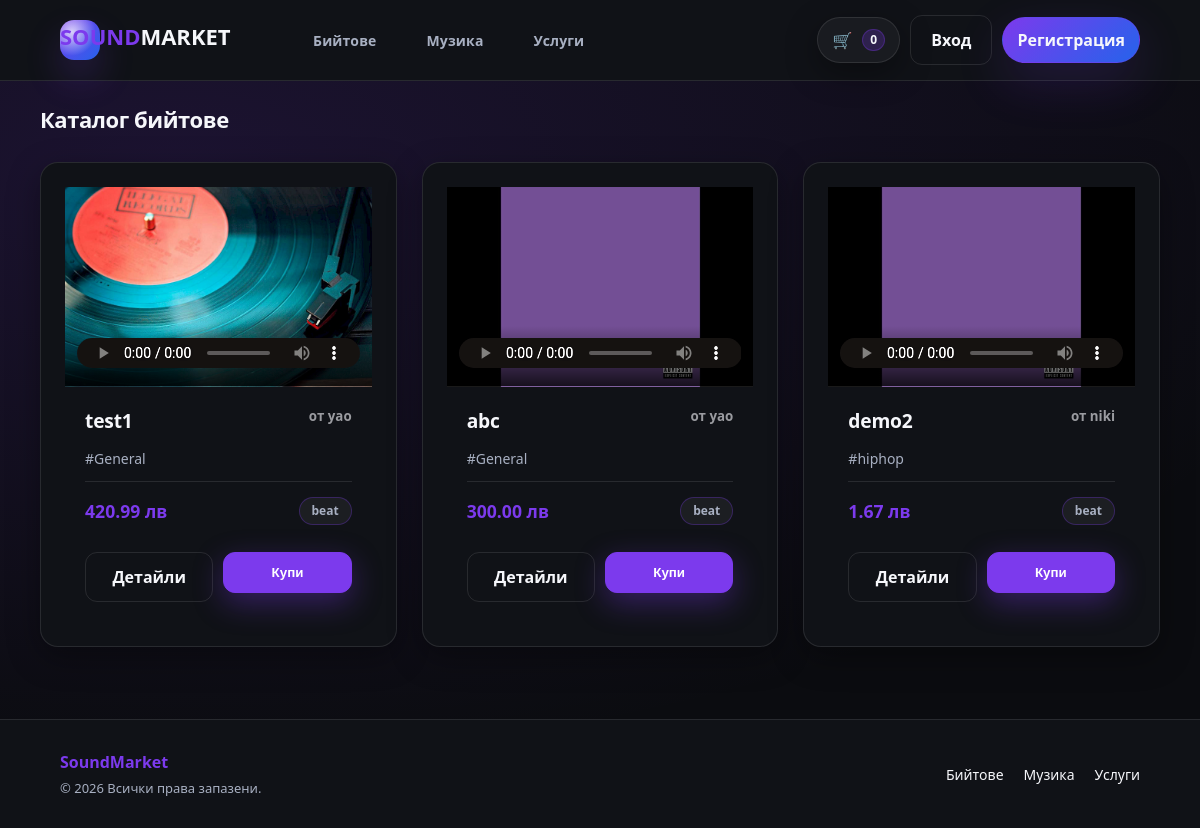
The page /soundmarket/beats.php on the database its author committed.
### tables this page shows
CREATE TABLE `products` (
  `id` int(11) NOT NULL,
  `owner_id` int(11) NOT NULL,
  `type` enum('beat','music','service','digital') NOT NULL,
  `title` varchar(140) NOT NULL,
  `description` text DEFAULT NULL,
  `price_bgn` int(11) NOT NULL,
  `genre` varchar(60) DEFAULT NULL,
  `bpm` int(11) DEFAULT NULL,
  `file_path` varchar(255) DEFAULT NULL,
  `cover_path` varchar(255) DEFAULT NULL,
  `created_at` timestamp NOT NULL DEFAULT current_timestamp()
);

CREATE TABLE `users` (
  `id` int(11) NOT NULL,
  `username` varchar(50) NOT NULL,
  `email` varchar(120) NOT NULL,
  `password_hash` varchar(255) NOT NULL,
  `created_at` timestamp NOT NULL DEFAULT current_timestamp()
);

### soundmarket/inc/auth.php (called while the page is built, shortened)
<?php
require_once __DIR__ . '/db.php';
function is_logged_in(): bool {
  return isset($_SESSION['user_id']);
}

### soundmarket/inc/db.php (called while the page is built, shortened)
<?php
function db(): PDO {
  $dsn = 'mysql:host=' . DB_HOST . ';dbname=' . DB_NAME . ';charset=utf8mb4';
  $pdo = new PDO($dsn, DB_USER, DB_PASS, [
    PDO::ATTR_ERRMODE => PDO::ERRMODE_EXCEPTION,
    PDO::ATTR_DEFAULT_FETCH_MODE => PDO::FETCH_ASSOC,
  ]);
  return $pdo;
}

### soundmarket/inc/functions.php (called while the page is built, shortened)
<?php
function h(string $s): string {
  return htmlspecialchars($s, ENT_QUOTES, 'UTF-8');
}
function format_bgn(int $st): string {
  return number_format($st / 100, 2, '.', '') . ' лв';
}

### soundmarket/beats.php (the view, shortened to what this page needs)
<?php
require_once __DIR__ . '/inc/db.php';
require_once __DIR__ . '/inc/auth.php';
require_once __DIR__ . '/inc/functions.php';
$type = 'beat';
$stmt = db()->prepare("
  SELECT p.*, u.username AS owner_username
  FROM products p
  JOIN users u ON u.id=p.owner_id
  WHERE p.type=?
  ORDER BY p.created_at DESC
");
$stmt->execute([$type]);
$items = $stmt->fetchAll();
require __DIR__ . '/inc/header.php';
?>
<div class="container" style="padding: 22px 0;">
  <div class="page-head">
    <h2>Каталог бийтове</h2>
  </div>
  <section class="grid">
    <?php foreach ($items as $p): ?>
      <article class="card">
    <?php
    $userCover = !empty($p['cover_path']) ? APP_BASE . '/' . h($p['cover_path']) : null;
    $defaultCover = APP_BASE . '/uploads/blog-vinyl-lp.800x0.jpg';
    $finalCover = $userCover ?: $defaultCover;
    ?>
    <div class="card-img-container" style="background-image: url('<?= $finalCover ?>');">
        <div class="card-media-overlay">
            <?php if (!empty($p['file_path'])): ?>
                <audio controls controlsList="nodownload">
                    <source src="<?= APP_BASE . '/' . h($p['file_path']) ?>" type="audio/mpeg">
                </audio>
            <?php endif; ?>
        </div>
    </div>
    <div class="card-body">
        <div class="card-title">
            <h3><?= h($p['title']) ?></h3>
            <small class="muted">от <?= h($p['owner_username']) ?></small>
        </div>
        <div class="meta" style="font-size: 14px; color: var(--muted);">
            <span>#<?= h((string)($p['genre'] ?? 'General')) ?></span>
        </div>
        <div class="price-row">
            <strong style="font-size: 1.1rem; color: var(--brand);"><?= format_bgn((int)$p['price_bgn']) ?></strong>
            <span class="pill"><?= h($p['type']) ?></span>
        </div>
        <div class="actions">
            <a class="btn" href="<?= APP_BASE ?>/product.php?id=<?= (int)$p['id'] ?>">Детайли</a>
            <form method="post" action="<?= APP_BASE ?>/cart.php" style="margin:0;">
                <button class="btn primary" type="submit" style="width: 100%;">Купи</button>
            </form>
        </div>
    </div>
</article>
    <?php endforeach; ?>
  </section>
</div>
<?php require __DIR__ . '/inc/footer.php'; ?>

### soundmarket/inc/header.php (shortened to what this page needs)
<?php
require_once __DIR__ . '/auth.php';
require_once __DIR__ . '/functions.php';
$cartCount = 0;
?>
<!doctype html>
<html lang="bg">
<head>
  <link rel="stylesheet" href="<?= APP_BASE ?>/assets/css/style.css?v=<?= time() ?>">
</head>
<body>
<header class="site-header">
  <div class="container header-inner">
    <a href="<?= APP_BASE ?>/index.php" class="logo" style="font-weight: 900; font-size: 22px; text-decoration: none; color: var(--brand);">
      SOUND<span style="color: var(--text);">MARKET</span>
    </a>
    <nav class="nav">
      <a href="<?= APP_BASE ?>/beats.php">Бийтове</a>
      <a href="<?= APP_BASE ?>/music.php">Музика</a>
      <a href="<?= APP_BASE ?>/services.php">Услуги</a>
    </nav>
    <div class="header-actions">
      <a class="icon-btn" href="<?= APP_BASE ?>/cart.php">
        🛒 <span class="cart-count"><?= (int)$cartCount ?></span>
      </a>
      <?php if (is_logged_in()): ?>
        <a class="btn primary" href="<?= APP_BASE ?>/dashboard.php">Профил</a>
        <a class="btn-cta" href="<?= APP_BASE ?>/product_create.php">Продай</a>
      <?php else: ?>
        <a class="btn" href="<?= APP_BASE ?>/login.php">Вход</a>
        <a class="btn-cta" href="<?= APP_BASE ?>/register.php">Регистрация</a>
      <?php endif; ?>
    </div>
  </div>
</header>
<main>

### soundmarket/inc/footer.php (shortened to what this page needs)
</main> <footer class="site-footer">
  <div class="container">
    <div style="display: flex; justify-content: space-between; align-items: center; flex-wrap: wrap; gap: 20px;">
      <div>
        <strong style="color: var(--brand);"><?= APP_NAME ?></strong>
        <p style="margin: 5px 0 0; font-size: 13px; color: var(--muted);">© <?= date('Y') ?> Всички права запазени.</p>
      </div>
      <div class="footer-links" style="display: flex; gap: 20px;">
        <a href="<?= APP_BASE ?>/beats.php" style="text-decoration: none; color: var(--text); font-size: 14px;">Бийтове</a>
        <a href="<?= APP_BASE ?>/music.php" style="text-decoration: none; color: var(--text); font-size: 14px;">Музика</a>
        <a href="<?= APP_BASE ?>/services.php" style="text-decoration: none; color: var(--text); font-size: 14px;">Услуги</a>
      </div>
    </div>
  </div>
</footer>
</body>
</html>

### rows shown on the page
products: cover_path (picture), title "test1", owner.username "yao", genre "General", price_bgn "420.99 лв", type "beat"
products: cover_path (picture), title "abc", owner.username "yao", genre "General", price_bgn "300.00 лв", type "beat"
products: cover_path (picture), title "demo2", owner.username "niki", genre "hiphop", price_bgn "1.67 лв", type "beat"

### other values the page prints
$cartCount "0"
APP_NAME "SoundMarket"
